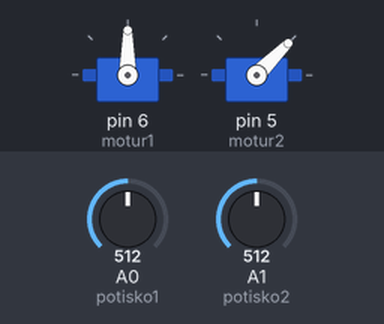
The sketch below on a simulated Arduino Leonardo, built with avr-gcc and run on an emulated ATmega32U4. Parts: 2 × servo. Inputs (shaded band) come from the test bench; at power-on: A0 (potisko1) = 512, A1 (potisko2) = 512. USB keyboard and mouse output is not drawn.

Above: at 1.2 s.
1.3 s: A0 (potisko1) set to 716
At 2.5 s:
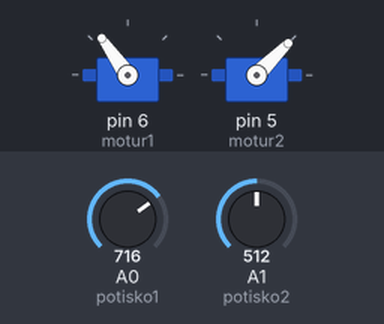
2.8 s: A1 (potisko2) set to 716
At 3.7 s:
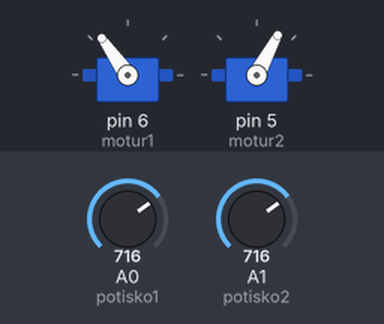
4.3 s: A0 (potisko1) set to 900
At 4.9 s:
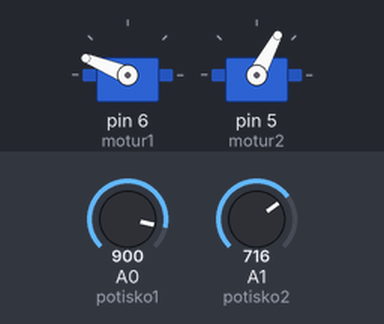
5.8 s: A1 (potisko2) set to 511
At 7.0 s:
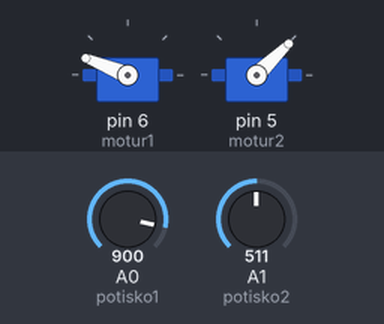
7.3 s: A0 (potisko1) set to 1023
At 8.3 s:
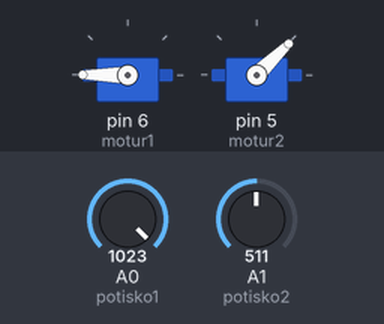
8.8 s: A1 (potisko2) set to 306
At 9.5 s:
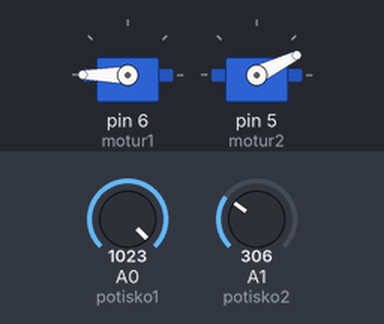
Timing chart, 0 to 11.3 s (numbered marks = the images above; inputs shaded):
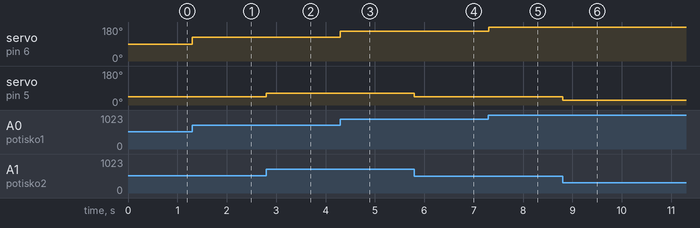

The sketch:

Cift_Servo.ino
```cpp
#include <Joystick.h>
#include <Servo.h>

Joystick_ Joystick;
#define potisko1 A0
#define potisko2 A1

Servo motur1;
Servo motur2;

int potisko1deger;
int potisko2deger;

int potisko1aci;
int potisko2aci;


void setup() {

 Joystick.begin();
  motur1.attach(6);
  motur2.attach(5);
}

void loop() {
  potisko1deger = analogRead(potisko1);
  potisko1aci = map(potisko1deger, 0, 1023, 0, 180);
  potisko2deger = analogRead(potisko2);
  potisko2aci = map(potisko2deger, 0, 1023, 0, 90);
  motur1.write(potisko1aci);
  motur2.write(potisko2aci);


}
```

Measured:
- after the input at 1.3 s, servo on pin 6 (motur1): 90° → 125° at once
- after the input at 2.8 s, servo on pin 5 (motur2): 45° → 62° at once
- after the input at 4.3 s, servo on pin 6 (motur1): 125° → 158° at once
- after the input at 5.8 s, servo on pin 5 (motur2): 62° → 44° at once
- after the input at 7.3 s, servo on pin 6 (motur1): 158° → 180° at once
- after the input at 8.8 s, servo on pin 5 (motur2): 44° → 26° at once
